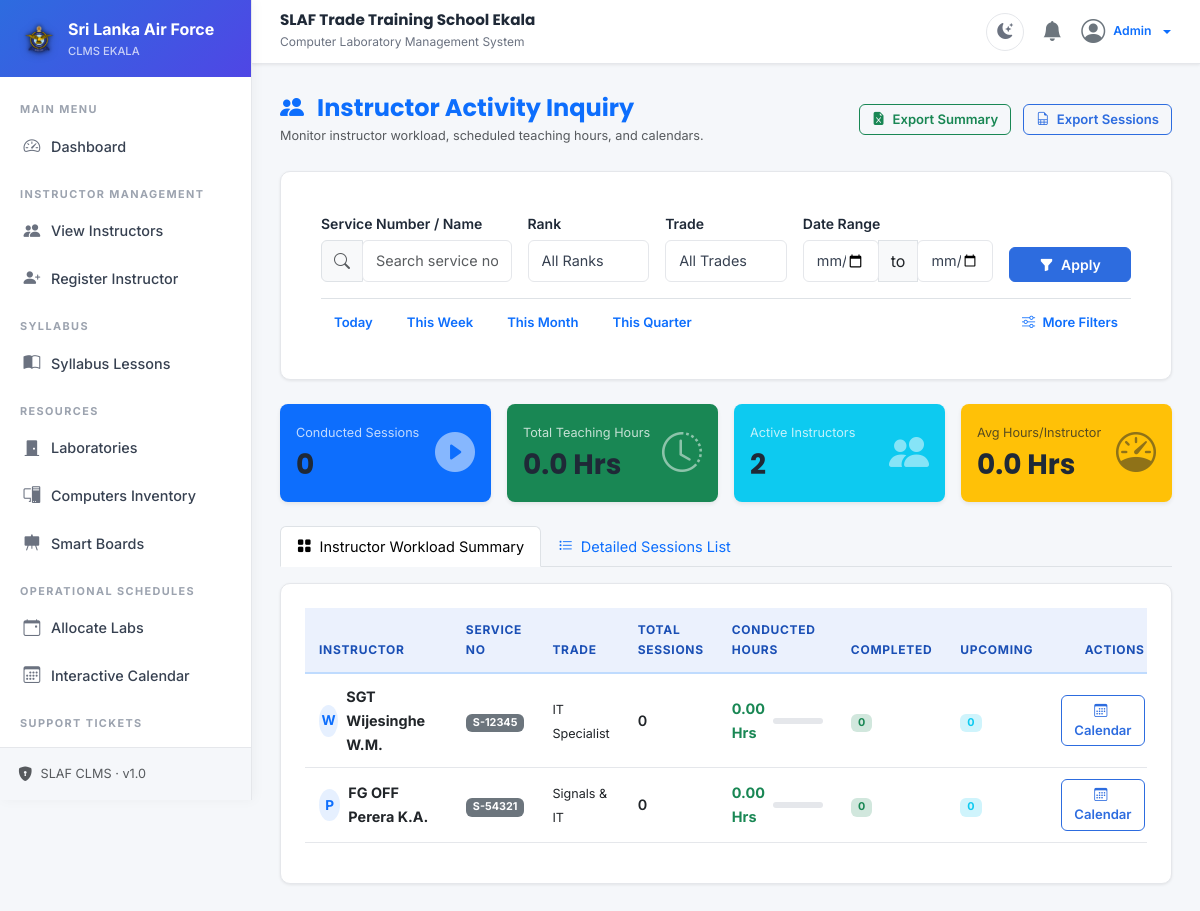
The page /inquiry/instructorActivity (signed in) on the database its author committed.
### tables this page shows
CREATE TABLE IF NOT EXISTS instructors (
    id INT AUTO_INCREMENT PRIMARY KEY,
    user_id INT NULL UNIQUE,
    service_no VARCHAR(20) NOT NULL UNIQUE,
    rank VARCHAR(20) NOT NULL,
    full_name VARCHAR(150) NOT NULL,
    trade VARCHAR(50) NOT NULL,
    contact_no VARCHAR(20),
    email VARCHAR(100),
    profile_photo VARCHAR(255) NULL,
    photo_uploaded_at TIMESTAMP NULL,
    status ENUM('active', 'inactive', 'archived') DEFAULT 'active',
    created_at TIMESTAMP DEFAULT CURRENT_TIMESTAMP,
    updated_at TIMESTAMP DEFAULT CURRENT_TIMESTAMP ON UPDATE CURRENT_TIMESTAMP,
    FOREIGN KEY (user_id) REFERENCES users(id) ON DELETE SET NULL
);

### app/views/inquiry/instructor_activity.php (the view, shortened to what the rows shown need)
<div class="container-fluid px-0">
    <div class="d-flex justify-content-between align-items-center mb-4">
        <div>
            <h4 class="fw-bold mb-0 text-primary"><i class="bi bi-people-fill me-2"></i> Instructor Activity Inquiry</h4>
            <span class="text-muted small">Monitor instructor workload, scheduled teaching hours, and calendars.</span>
        </div>
        <div>
            <button class="btn btn-outline-success btn-sm me-2" onclick="exportTableToCSV('instructorSummaryTable', 'instructor_workload_summary.csv')">
                <i class="bi bi-file-earmark-excel-fill me-1"></i> Export Summary
            </button>
            <button class="btn btn-outline-primary btn-sm" onclick="exportTableToCSV('sessionsDetailTable', 'instructor_detailed_sessions.csv')">
                <i class="bi bi-file-earmark-spreadsheet me-1"></i> Export Sessions
            </button>
        </div>
    </div>
    <div class="card-clms mb-4">
        <div class="card-body p-3">
            <form id="filterForm" method="GET" action="<?php echo URLROOT; ?>inquiry/instructorActivity">
                <div class="row g-3">
                    <div class="col-md-3">
                        <label class="form-label small fw-semibold">Service Number / Name</label>
                        <div class="input-group">
                            <span class="input-group-text"><i class="bi bi-search text-muted"></i></span>
                            <input type="text" name="name" class="form-control form-control-clms" placeholder="Search service no or name..." value="<?php echo e($data['filters']['name']); ?>">
                        </div>
                    </div>
                    <div class="col-md-2">
                        <label class="form-label small fw-semibold">Rank</label>
                        <select name="rank" class="form-select form-control-clms">
                            <option value="">All Ranks</option>
                        </select>
                    </div>
                    <div class="col-md-2">
                        <label class="form-label small fw-semibold">Trade</label>
                        <select name="trade" class="form-select form-control-clms">
                            <option value="">All Trades</option>
                        </select>
                    </div>
                    <div class="col-md-3">
                        <label class="form-label small fw-semibold">Date Range</label>
                        <div class="input-group">
                            <input type="date" name="date_from" class="form-control form-control-clms" value="<?php echo e($data['filters']['date_from']); ?>">
                            <span class="input-group-text small">to</span>
                            <input type="date" name="date_to" class="form-control form-control-clms" value="<?php echo e($data['filters']['date_to']); ?>">
                        </div>
                    </div>
                    <div class="col-md-2 d-flex align-items-end">
                        <button type="submit" class="btn btn-primary w-100"><i class="bi bi-funnel-fill me-1"></i> Apply</button>
                    </div>
                </div>
                <div class="d-flex justify-content-between align-items-center mt-3 pt-2 border-top">
                    <div class="d-flex gap-2">
                        <button type="button" class="btn btn-sm btn-link text-decoration-none px-1" onclick="setQuickDate('today')">Today</button>
                        <button type="button" class="btn btn-sm btn-link text-decoration-none px-1" onclick="setQuickDate('week')">This Week</button>
                        <button type="button" class="btn btn-sm btn-link text-decoration-none px-1" onclick="setQuickDate('month')">This Month</button>
                        <button type="button" class="btn btn-sm btn-link text-decoration-none px-1" onclick="setQuickDate('quarter')">This Quarter</button>
                    </div>
                    <button class="btn btn-sm btn-link text-decoration-none fw-semibold" type="button" data-bs-toggle="collapse" data-bs-target="#advancedFilters" aria-expanded="false">
                        <i class="bi bi-sliders me-1"></i> More Filters
                    </button>
                </div>
            </form>
        </div>
    </div>
    <div class="row g-3 mb-4">
        <div class="col-md-3">
            <div class="card shadow-sm border-0 bg-primary text-white p-3 rounded-3 h-100">
                <div class="d-flex justify-content-between">
                    <div>
                        <span class="small opacity-75">Conducted Sessions</span>
                        <h3 class="fw-bold mb-0 mt-1"><?php echo $data['totals']['sessions']; ?></h3>
                    </div>
                    <i class="bi bi-play-circle-fill fs-1 opacity-50"></i>
                </div>
            </div>
        </div>
        <div class="col-md-3">
            <div class="card shadow-sm border-0 bg-success text-white p-3 rounded-3 h-100">
                <div class="d-flex justify-content-between">
                    <div>
                        <span class="small opacity-75">Total Teaching Hours</span>
                        <h3 class="fw-bold mb-0 mt-1"><?php echo number_format($data['totals']['hours'], 1); ?> Hrs</h3>
                    </div>
                    <i class="bi bi-clock-history fs-1 opacity-50"></i>
                </div>
            </div>
        </div>
        <div class="col-md-3">
            <div class="card shadow-sm border-0 bg-info text-white p-3 rounded-3 h-100">
                <div class="d-flex justify-content-between">
                    <div>
                        <span class="small opacity-75">Active Instructors</span>
                        <h3 class="fw-bold mb-0 mt-1"><?php echo $data['totals']['instructors']; ?></h3>
                    </div>
                    <i class="bi bi-people-fill fs-1 opacity-50"></i>
                </div>
            </div>
        </div>
        <div class="col-md-3">
            <div class="card shadow-sm border-0 bg-warning text-dark p-3 rounded-3 h-100">
                <div class="d-flex justify-content-between">
                    <div>
                        <span class="small opacity-75">Avg Hours/Instructor</span>
                        <h3 class="fw-bold mb-0 mt-1">
                            <?php echo $data['totals']['instructors'] > 0 ? number_format($data['totals']['hours'] / $data['totals']['instructors'], 1) : 0; ?> Hrs
                        </h3>
                    </div>
                    <i class="bi bi-speedometer fs-1 opacity-50"></i>
                </div>
            </div>
        </div>
    </div>
    <ul class="nav nav-tabs mb-3" id="inquiryTabs" role="tablist">
        <li class="nav-item">
            <button class="nav-link active" id="summary-tab" data-bs-toggle="tab" data-bs-target="#summary-panel" type="button" role="tab">
                <i class="bi bi-grid-fill me-1"></i> Instructor Workload Summary
            </button>
        </li>
        <li class="nav-item">
            <button class="nav-link" id="sessions-tab" data-bs-toggle="tab" data-bs-target="#sessions-panel" type="button" role="tab">
                <i class="bi bi-list-task me-1"></i> Detailed Sessions List
            </button>
        </li>
    </ul>
    <div class="tab-content" id="inquiryTabContent">
        <div class="tab-pane fade show active" id="summary-panel" role="tabpanel">
            <div class="card-clms">
                <div class="table-responsive">
                    <table class="table table-hover table-clms align-middle" id="instructorSummaryTable">
                        <thead>
                            <tr>
                                <th>Instructor</th>
                                <th>Service No</th>
                                <th>Trade</th>
                                <th>Total Sessions</th>
                                <th>Conducted Hours</th>
                                <th>Completed</th>
                                <th>Upcoming</th>
                                <th class="text-end">Actions</th>
                            </tr>
                        </thead>
                        <tbody>
                            <?php if(!empty($data['summary'])): ?>
                                <?php foreach($data['summary'] as $r): ?>
                                    <tr>
                                        <td>
                                            <div class="d-flex align-items-center">
                                                <div class="avatar-circle me-2 bg-light-primary text-primary fw-bold">
                                                    <?php echo substr($r->full_name, 0, 1); ?>
                                                </div>
                                                <div>
                                                    <span class="fw-bold d-block"><?php echo e($r->rank . ' ' . $r->full_name); ?></span>
                                                </div>
                                            </div>
                                        </td>
                                        <td><span class="badge bg-secondary"><?php echo e($r->service_no); ?></span></td>
                                        <td><span class="small"><?php echo e($r->trade); ?></span></td>
                                        <td><span class="fw-semibold text-dark"><?php echo $r->total_sessions; ?></span></td>
                                        <td>
                                            <div class="d-flex align-items-center">
                                                <span class="fw-bold text-success me-2"><?php echo $r->total_hours; ?> Hrs</span>
                                                <div class="progress flex-grow-1" style="height: 6px; min-width: 50px;">
                                                </div>
                                            </div>
                                        </td>
                                        <td><span class="badge bg-success-subtle text-success"><?php echo $r->completed; ?></span></td>
                                        <td><span class="badge bg-info-subtle text-info"><?php echo $r->upcoming; ?></span></td>
                                        <td class="text-end">
                                            <button type="button" class="btn btn-sm btn-outline-primary" onclick="viewInstructorCalendar(<?php echo $r->id; ?>, '<?php echo e($r->rank . ' ' . $r->full_name); ?>')">
                                                <i class="bi bi-calendar3 me-1"></i> Calendar
                                            </button>
                                        </td>
                                    </tr>
                                <?php endforeach; ?>
                            <?php else: ?>
                                <tr>
                                    <td colspan="8" class="text-center py-4 text-muted">No instructor summary matches filters.</td>
                                </tr>
                            <?php endif; ?>
                        </tbody>
                    </table>
                </div>
            </div>
        </div>
    </div>
</div>

### rows shown on the page
instructors: id "2", $data['totals']['hours']/$data['totals']['instructors'] "0.0", full_name "P", rank+full_name "FG OFF Perera K.A.", service_no "S-54321", trade "Signals & IT", total_sessions "0", total_hours "0.00", completed "0", upcoming "0"
instructors: full_name "W", rank+full_name "SGT Wijesinghe W.M.", service_no "S-12345", trade "IT Specialist", total_sessions "0", total_hours "0.00", completed "0", upcoming "0"

### other values the page prints
MILITARY_BRANCH "Sri Lanka Air Force"
SYSTEM_TITLE "SLAF Trade Training School Ekala"
SYSTEM_SUBTITLE "Computer Laboratory Management System"
$_SESSION['username'] "Admin"
$data['totals']['sessions'] "0"
$data['totals']['hours'] "0.0"
